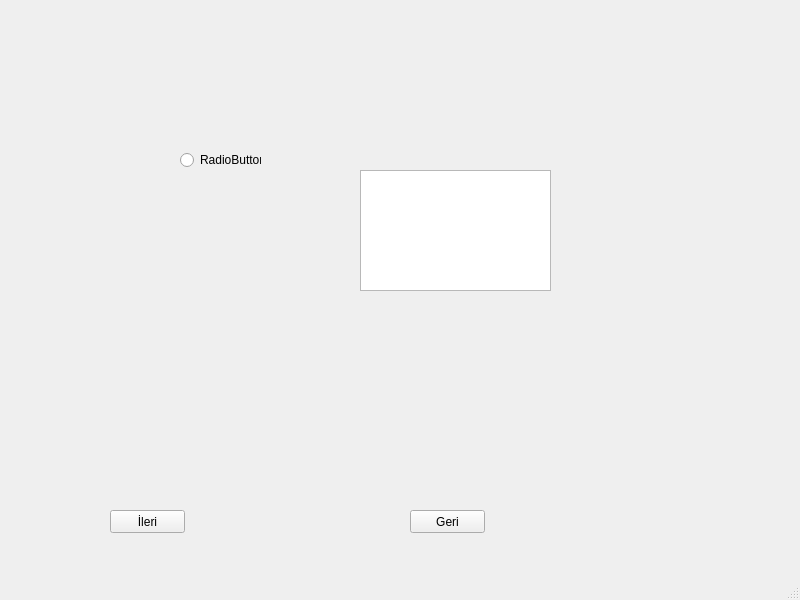
<?xml version="1.0" encoding="UTF-8"?>
<ui version="4.0">
 <class>MainWindow</class>
 <widget class="QMainWindow" name="MainWindow">
  <property name="geometry">
   <rect>
    <x>0</x>
    <y>0</y>
    <width>800</width>
    <height>600</height>
   </rect>
  </property>
  <property name="windowTitle">
   <string>MainWindow</string>
  </property>
  <widget class="QWidget" name="centralwidget">
   <widget class="QStackedWidget" name="stackedWidget">
    <property name="geometry">
     <rect>
      <x>90</x>
      <y>60</y>
      <width>591</width>
      <height>371</height>
     </rect>
    </property>
    <widget class="QWidget" name="page">
     <widget class="QRadioButton" name="radioButton">
      <property name="geometry">
       <rect>
        <x>90</x>
        <y>90</y>
        <width>81</width>
        <height>20</height>
       </rect>
      </property>
      <property name="text">
       <string>RadioButton</string>
      </property>
     </widget>
     <widget class="QTextEdit" name="textEdit">
      <property name="geometry">
       <rect>
        <x>270</x>
        <y>110</y>
        <width>191</width>
        <height>121</height>
       </rect>
      </property>
     </widget>
    </widget>
    <widget class="QWidget" name="page_2"/>
   </widget>
   <widget class="QPushButton" name="pushButton">
    <property name="geometry">
     <rect>
      <x>110</x>
      <y>510</y>
      <width>75</width>
      <height>23</height>
     </rect>
    </property>
    <property name="text">
     <string>İleri</string>
    </property>
   </widget>
   <widget class="QPushButton" name="pushButton_2">
    <property name="geometry">
     <rect>
      <x>410</x>
      <y>510</y>
      <width>75</width>
      <height>23</height>
     </rect>
    </property>
    <property name="text">
     <string>Geri</string>
    </property>
   </widget>
  </widget>
  <widget class="QMenuBar" name="menubar">
   <property name="geometry">
    <rect>
     <x>0</x>
     <y>0</y>
     <width>800</width>
     <height>21</height>
    </rect>
   </property>
  </widget>
  <widget class="QStatusBar" name="statusbar"/>
 </widget>
 <resources/>
 <connections/>
</ui>
